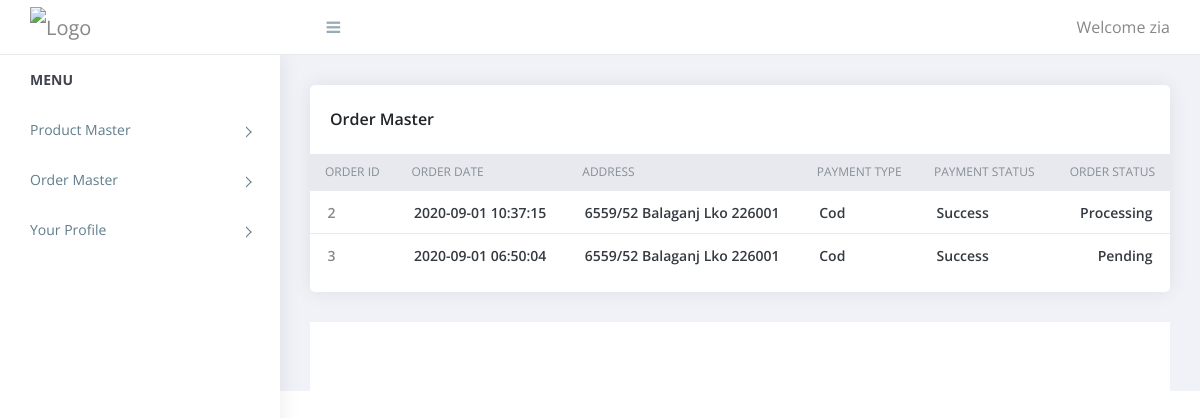
The page /admin/order_master.php (signed in) on the database its author committed.
### tables this page shows
CREATE TABLE `orders` (
  `id` int(11) NOT NULL,
  `user_id` int(11) NOT NULL,
  `name` varchar(250) NOT NULL,
  `number` int(11) NOT NULL,
  `address` varchar(250) NOT NULL,
  `city` varchar(50) NOT NULL,
  `pincode` int(11) NOT NULL,
  `payment_type` varchar(20) NOT NULL,
  `total_price` float NOT NULL,
  `payment_status` varchar(20) NOT NULL,
  `order_status` int(11) NOT NULL,
  `added_on` datetime NOT NULL
);

CREATE TABLE `order_status` (
  `id` int(11) NOT NULL,
  `name` varchar(50) NOT NULL
);

### admin/order_master.php (the view, shortened to what this page needs)
<?php
require('includes/top.inc.php');
?>
<div class="content pb-0">
    <div class="orders">
        <div class="row">
            <div class="col-xl-12">
                <div class="card">
                    <div class="card-body">
                        <h4 class="box-title">Order Master</h4>
                    </div>
                    <div class="card-body--">
                        <div class="table-stats order-table ov-h">
                            <table class="table">
                                <thead>
                                    <tr>
                                        <th>Order ID</th>
                                        <th>Order Date</th>
                                        <th>Address</th>
                                        <th>Payment Type</th>
                                        <th>Payment Status</th>
                                        <th>Order Status</th>
                                    </tr>
                                </thead>
                                <tbody>
                                    <?php
                                    $res = mysqli_query($con, "SELECT orders.*,order_status.name as order_status_str FROM orders,order_status WHERE order_status.id = orders.order_status");
                                    while ($row = mysqli_fetch_assoc($res)) {
                                    ?>
                                        <tr>
                                            <td><a href="order_master_details.php?id=<?php echo $row['id'] ?>"><?php echo $row['id'] ?></a></td>
                                            <td><?php echo $row['added_on'] ?></td>
                                            <td>
                                                <?php echo $row['address'] ?>
                                                <?php echo $row['city'] ?>
                                                <?php echo $row['pincode'] ?>
                                            </td>
                                            <td><?php echo $row['payment_type'] ?></td>
                                            <td><?php echo $row['payment_status'] ?></td>
                                            <td><?php echo $row['order_status_str'] ?></td>
                                        </tr>
                                    <?php } ?>
                                </tbody>
                            </table>
                        </div>
                    </div>
                </div>
            </div>
        </div>
    </div>
</div>
<?php
require('includes/footer.inc.php');
?>

### admin/assets/css/style.css (style rules this page uses)
body { display: table; font-family: open sans, sans-serif; font-size: 16px; width: 100% }
a, button { text-decoration: none; outline: none !important; color: #878787; -webkit-transition: all .25s ease; transition: all .25s ease }
h1, h2, h3, h4, h5, h6 { margin: 0 }
.pb-0 { padding-bottom: 0 }
.ov-h { overflow: hidden }
.order-table { position: relative }
.order-table:after, .order-table:before { content: ""; position: absolute; top: 0; height: 37px; width: 10px; background: #e8e9ef }
.order-table:after { right: -1px }
.order-table:before { left: -1px }
.order-table tr th { background: #e8e9ef }
.order-table tr td:last-child, .order-table tr th:last-child { text-align: right }
.order-table tr:last-child td { border: none }
.content { float: left; padding: 1.875em; width: 100% }
.card { margin-bottom: 1.875em; border-radius: 5px; padding: 0; border: 0 solid transparent; -webkit-box-shadow: 0 0 20px rgba(0, 0, 0, .08); box-shadow: 0 0 20px rgba(0, 0, 0, .08) }
.card .box-title { font-weight: 600; font-size: 1em; padding: 5px 0 }
.card .card-body { float: left; padding: 1.25em; position: relative; width: 100% }
.card h4 { font-size: 1.1rem }
.table-stats table { font-family: open sans }
.table-stats table th, .table-stats table td { border: none; border-bottom: 1px solid #e8e9ef; color: #868e96; font-size: 12px; font-weight: 400; padding: .75em 1.25em; text-transform: uppercase }
.table-stats table td { color: #343a40; font-size: 14px; font-weight: 600; text-transform: capitalize; vertical-align: middle }
@media (max-width:1368px) { .card-body { padding: 15px } }

### rows shown on the page
orders: id "2", added_on "2020-09-01 10:37:15", address "6559/52 Balaganj", city "Lko", pincode "226001", payment_type "Cod", payment_status "Success", order_status.name "Processing"
orders: id "3", added_on "2020-09-01 06:50:04", address "6559/52 Balaganj", city "Lko", pincode "226001", payment_type "Cod", payment_status "Success", order_status.name "Pending"

### other values the page prints
$_SESSION['ADMIN_USERNAME'] "zia"
